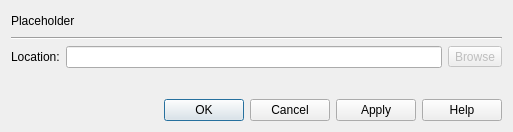
<?xml version="1.0" encoding="UTF-8"?>
<ui version="4.0">
 <class>locationWidget</class>
 <widget class="QWidget" name="locationWidget">
  <property name="geometry">
   <rect>
    <x>0</x>
    <y>0</y>
    <width>513</width>
    <height>132</height>
   </rect>
  </property>
  <property name="windowTitle">
   <string>Form</string>
  </property>
  <layout class="QGridLayout" name="gridLayout_3">
   <item row="0" column="0">
    <layout class="QGridLayout" name="gridLayout_2">
     <item row="0" column="0" colspan="2">
      <widget class="QLabel" name="browseIconLabel">
       <property name="text">
        <string>Placeholder</string>
       </property>
      </widget>
     </item>
     <item row="0" column="2">
      <spacer name="horizontalSpacer">
       <property name="orientation">
        <enum>Qt::Horizontal</enum>
       </property>
       <property name="sizeHint" stdset="0">
        <size>
         <width>378</width>
         <height>20</height>
        </size>
       </property>
      </spacer>
     </item>
     <item row="2" column="0" rowspan="2" colspan="3">
      <widget class="Line" name="line">
       <property name="orientation">
        <enum>Qt::Horizontal</enum>
       </property>
      </widget>
     </item>
     <item row="3" column="1" colspan="2">
      <spacer name="verticalSpacer">
       <property name="orientation">
        <enum>Qt::Vertical</enum>
       </property>
       <property name="sizeHint" stdset="0">
        <size>
         <width>448</width>
         <height>13</height>
        </size>
       </property>
      </spacer>
     </item>
     <item row="1" column="0" colspan="3">
      <spacer name="verticalSpacer_2">
       <property name="orientation">
        <enum>Qt::Vertical</enum>
       </property>
       <property name="sizeHint" stdset="0">
        <size>
         <width>448</width>
         <height>13</height>
        </size>
       </property>
      </spacer>
     </item>
    </layout>
   </item>
   <item row="1" column="0">
    <layout class="QGridLayout" name="gridLayout">
     <item row="0" column="0">
      <widget class="QLabel" name="locationLabel">
       <property name="text">
        <string>Location:</string>
       </property>
      </widget>
     </item>
     <item row="0" column="1">
      <widget class="QLineEdit" name="locationLineEdit"/>
     </item>
     <item row="0" column="2">
      <widget class="QToolButton" name="browseToolButton">
       <property name="enabled">
        <bool>false</bool>
       </property>
       <property name="text">
        <string>Browse</string>
       </property>
      </widget>
     </item>
    </layout>
   </item>
   <item row="2" column="0">
    <spacer name="verticalSpacer_3">
     <property name="orientation">
      <enum>Qt::Vertical</enum>
     </property>
     <property name="sizeHint" stdset="0">
      <size>
       <width>448</width>
       <height>276</height>
      </size>
     </property>
    </spacer>
   </item>
   <item row="3" column="0">
    <widget class="QDialogButtonBox" name="dialogButtonBox">
     <property name="standardButtons">
      <set>QDialogButtonBox::Apply|QDialogButtonBox::Cancel|QDialogButtonBox::Help|QDialogButtonBox::Ok</set>
     </property>
    </widget>
   </item>
  </layout>
 </widget>
 <resources/>
 <connections/>
</ui>
